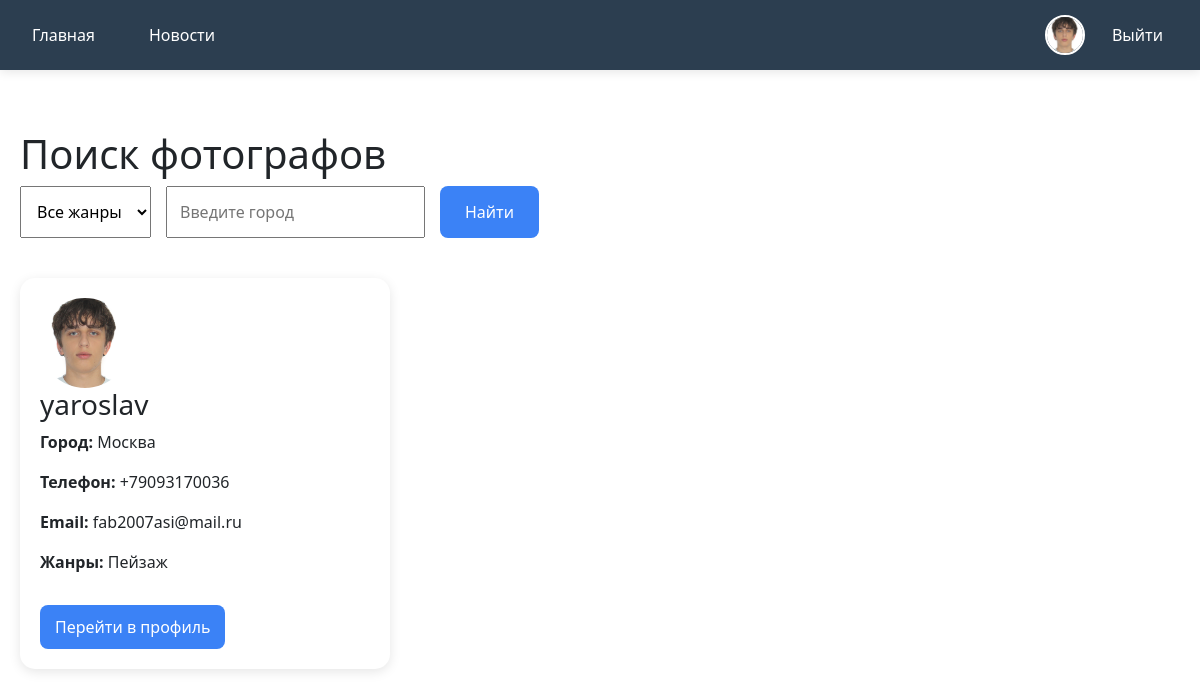
Page / (signed in) on the committed database.
### main/models.py (models this page shows, shortened)
class CustomerUser(AbstractUser):
    age = models.IntegerField(null =True, blank = True)
    avatar = models.ImageField(upload_to='avatars/', blank=True, null=True, verbose_name='Аватар')
    phone_number = models.CharField(max_length=20, null=True, blank=True)
    resume_city = models.CharField(max_length=100, blank=True, null=True, verbose_name="Город")
    resume_genres = models.CharField(max_length=200, blank=True, null=True, verbose_name="Жанры съемки")

### main/views.py (the view)
# urls.py: path('', views.index , name= 'home'),
def index(request):
    users = CustomerUser.objects.filter(
        resume_city__isnull=False
    ).exclude(
        resume_city=""
    )
    genre = request.GET.get('genre', '')
    city = request.GET.get('city', '')
    if genre:
        users = users.filter(resume_genres__icontains=genre)
    if city:
        users = users.filter(resume_city__icontains=city)
    for user in users:
        genres = []
        if user.resume_genres:
            if 'portrait' in user.resume_genres:
                genres.append('Портрет')
            if 'landscape' in user.resume_genres:
                genres.append('Пейзаж')
            if 'interior' in user.resume_genres:
                genres.append('Интерьер')
            if 'reportage' in user.resume_genres:
                genres.append('Репортаж')
        user.genres_ru = ', '.join(genres)
    return render(request, 'main/index.html', {
        'users': users,
        'selected_genre': genre,
        'selected_city': city,
    })

### main/templates/main/index.html (shortened to what this page needs)
{% extends 'main/layout.html' %}
{% load static %}
{% block extra_css %}
<link rel="stylesheet" href="{% static 'main/css/index.css' %}">
{% endblock %}
{% block content %}
<div class="photographers-page">
    <h1>Поиск фотографов</h1>
    <form method="get" class="search-form">
        <select name="genre">
            <option value="">Все жанры</option>
        </select>
        <input
            type="text"
            name="city"
            placeholder="Введите город"
            value="{{ selected_city }}"
        >
        <button type="submit">
            Найти
        </button>
    </form>
    <div class="users-grid">
        {% for user in users %}
        <div class="user-card">
            {% if user.avatar %}
                <img src="{{ user.avatar.url }}" class="user-avatar">
            {% else %}
                <img src="{% static 'main/images/default_avatar.png' %}" class="user-avatar">
            {% endif %}
            <h3>{{ user.username }}</h3>
            <p>
                <strong>Город:</strong>
                {{ user.resume_city }}
            </p>
            <p>
                <strong>Телефон:</strong>
                {{ user.phone_number }}
            </p>
            <p>
                <strong>Email:</strong>
                {{ user.email }}
            </p>
            <p>
                <strong>Жанры:</strong>
                 {{ user.genres_ru }}
            </p>
                <a href="{% url 'profile' user.id %}" class="profile-btn">
                    Перейти в профиль
                </a>
        </div>
        {% empty %}
        <h2>Ничего не найдено</h2>
        {% endfor %}
    </div>
</div>
{% endblock %}

### main/templates/main/layout.html (shortened to what this page needs)
{% load static %}
<!DOCTYPE html>
<html lang="en">
<head>
    <link rel="stylesheet" href="https://cdn.jsdelivr.net/npm/bootstrap@5.3.3/dist/css/bootstrap.min.css">
    <link rel="stylesheet" href="{% static 'main/css/main.css' %}">
    {% block extra_css %}
    {% endblock %}
</head>
<body>
    <nav class="navbar">
        <div class="nav-container">
            <div class="nav-links">
                <a href="/" class="nav-link">Главная</a>
                <a href="/news/" class="nav-link">Новости</a>
            </div>
            <div class="nav-avatar">
                {% if user.is_authenticated %}
                    <a href="/personal-account/">
                        {% if user.avatar %}
                            <img src="{{ user.avatar.url }}" alt="Avatar" class="nav-avatar-img">
                        {% else %}
                            <img src="{% static 'main/images/default_avatar.png' %}" alt="Avatar" class="nav-avatar-img">
                        {% endif %}
                    </a>
                {% endif %}
            </div>
            <div class = "nav-exit">
              {% block mainmenu %}
              {% if request.user.is_authenticated %}
                <li class ='last' ><a href="{% url 'logout' %}">Выйти</a></li>
              {% else %}
                <li class="last"><a href = "{% url 'register' %}">Регистрация</a>|<a href = "{% url 'login' %}">Войти</a></li>
              {% endif %}
              {% endblock mainmenu %}
            </div>
        </div>
    </nav>
    <main>
        {% block content %}
        {% endblock %}
    </main>
</body>
</html>

### main/static/main/css/main.css (style rules this page uses)
.navbar { background: #2c3e50; padding: 15px 0; box-shadow: 0 2px 10px rgba(0,0,0,0.1); position: sticky; top: 0; z-index: 1000; }
.nav-container { max-width: 1200px; margin: 0 auto; padding: 0 20px; display: flex; justify-content: space-between; align-items: center; width: 100%; }
.nav-links { display: flex; gap: 30px; align-items: center; }
.nav-link { color: white; text-decoration: none; font-size: 16px; font-weight: 500; transition: color 0.3s; padding: 8px 12px; border-radius: 5px; }
.nav-avatar { display: flex; align-items: center; margin-left: auto; margin-right: 10px; }
.nav-avatar a { display: flex; align-items: center; text-decoration: none; }
.nav-avatar-img { width: 40px; height: 40px; border-radius: 50%; object-fit: cover; border: 2px solid white; cursor: pointer; transition: transform 0.3s, border-color 0.3s; }
.nav-exit { display: flex; align-items: center; margin-right: 0; }
.nav-exit .last { list-style: none; margin: 0; padding: 0; }
.nav-exit a { color: white; text-decoration: none; font-size: 16px; font-weight: 500; transition: all 0.3s; padding: 8px 12px; border-radius: 5px; }
.nav-exit .last a:first-child { margin-right: 5px; }
.nav-exit .last a:last-child { margin-left: 5px; }

### main/static/main/css/index.css (style rules this page uses)
.photographers-page { max-width: 1400px; margin: 40px auto; padding: 20px; }
.search-form { display: flex; gap: 15px; margin-bottom: 40px; }
.search-form select, .search-form input { padding: 12px; font-size: 16px; }
.search-form button { padding: 12px 25px; border: none; background: #3b82f6; color: white; cursor: pointer; border-radius: 8px; }
.users-grid { display: grid; grid-template-columns: repeat(auto-fill,minmax(350px,1fr)); gap: 25px; }
.user-card { background: white; border-radius: 15px; padding: 20px; box-shadow: 0 3px 12px rgba(0,0,0,.1); }
.user-avatar { width: 90px; height: 90px; border-radius: 50%; object-fit: cover; }
.profile-btn { display: inline-block; margin-top: 15px; padding: 10px 15px; background: #3b82f6; color: white; text-decoration: none; border-radius: 8px; }

### rows in the picture
CustomerUser: avatar (picture), username "yaroslav", resume_city "Москва", phone_number "+79093170036", email "fab2007asi@mail.ru", genres_ru "Пейзаж"
